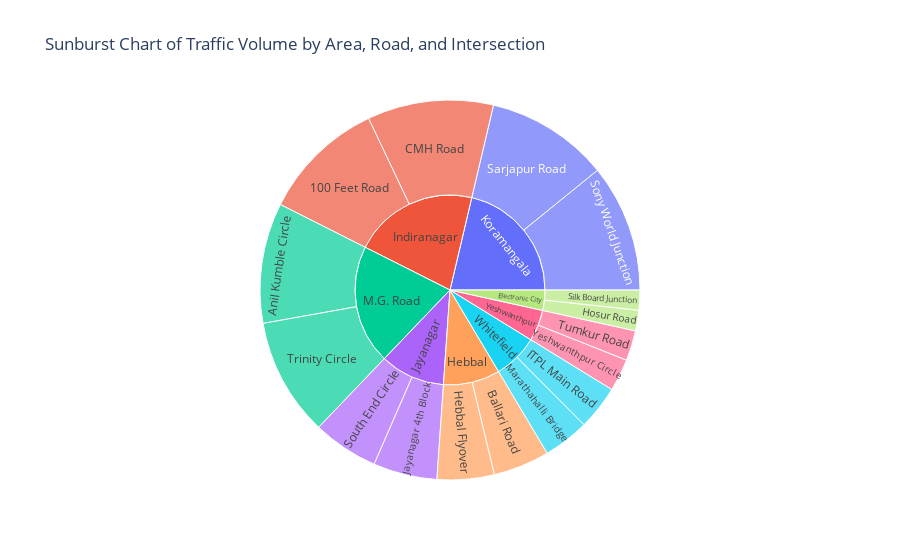

Here is the notebook cell this chart was saved with:
### Markdown cell above
# 2. SunBurst Chart

### Code cell
fig = px.sunburst(df, path=['Area Name', 'Road/Intersection Name'], values='Traffic Volume',
                  title="Sunburst Chart of Traffic Volume by Area, Road, and Intersection")
fig.show()

### Figure 1 — Plotly figure (JSON) as saved in the notebook; plotly's stock layout.template omitted (floating-point values rounded to 4 significant figures)
{"data": [{"branchvalues": "total", "domain": {"x": [0, 1], "y": [0, 1]}, "hovertemplate": "labels=%{label}<br>Traffic Volume=%{value}<br>parent=%{parent}<br>id=%{id}<extra></extra>", "ids": ["Indiranagar/100 Feet Road", "Indiranagar/CMH Road", "Whitefield/Marathahalli Bridge", "Koramangala/Sony World Junction", "Koramangala/Sarjapur Road", "M.G. Road/Trinity Circle", "M.G. Road/Anil Kumble Circle", "Jayanagar/Jayanagar 4th Block", "Jayanagar/South End Circle", "Hebbal/Hebbal Flyover", "Hebbal/Ballari Road", "Yeshwanthpur/Yeshwanthpur Circle", "Yeshwanthpur/Tumkur Road", "Whitefield/ITPL Main Road", "Electronic City/Silk Board Junction", "Electronic City/Hosur Road", "Indiranagar", "Whitefield", "Koramangala", "M.G. Road", "Jayanagar", "Hebbal", "Yeshwanthpur", "Electronic City"], "labels": ["100 Feet Road", "CMH Road", "Marathahalli Bridge", "Sony World Junction", "Sarjapur Road", "Trinity Circle", "Anil Kumble Circle", "Jayanagar 4th Block", "South End Circle", "Hebbal Flyover", "Ballari Road", "Yeshwanthpur Circle", "Tumkur Road", "ITPL Main Road", "Silk Board Junction", "Hosur Road", "Indiranagar", "Whitefield", "Koramangala", "M.G. Road", "Jayanagar", "Hebbal", "Yeshwanthpur", "Electronic City"], "name": "", "parents": ["Indiranagar", "Indiranagar", "Whitefield", "Koramangala", "Koramangala", "M.G. Road", "M.G. Road", "Jayanagar", "Jayanagar", "Hebbal", "Hebbal", "Yeshwanthpur", "Yeshwanthpur", "Whitefield", "Electronic City", "Electronic City", "", "", "", "", "", "", "", ""], "type": "sunburst", "values": [27480000.0, 28050000.0, 10220000.0, 28370000.0, 27330000.0, 26230000.0, 26760000.0, 14210000.0, 14650000.0, 12700000.0, 12510000.0, 7190000.0, 6705000.0, 9840000.0, 4437000.0, 4586000.0, 55530000.0, 20060000.0, 55700000.0, 52990000.0, 28860000.0, 25210000.0, 13900000.0, 9023000.0]}], "layout": {"legend": {"tracegroupgap": 0}, "title": {"text": "Sunburst Chart of Traffic Volume by Area, Road, and Intersection"}}}
